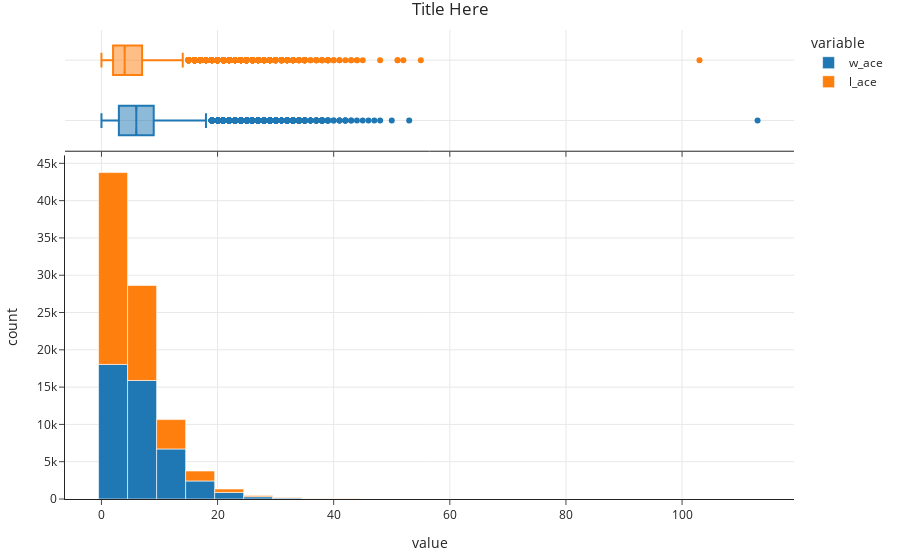

Here is the notebook cell this chart was saved with:
### Code cell
(
    matches_df
    .plot(kind='hist', x=['w_ace', 'l_ace'], marginal='box', nbins=40,
          title='Title Here')
)

### Figure 1 — Plotly figure (JSON) as saved in the notebook; plotly's stock layout.template omitted (floating-point values rounded to 4 significant figures; data arrays with more than 128 entries replaced by an {"elided": "..."} marker saying what was removed)
{"data": [{"alignmentgroup": "True", "bingroup": "x", "hovertemplate": "variable=w_ace<br>value=%{x}<br>count=%{y}<extra></extra>", "legendgroup": "w_ace", "marker": {"color": "#1F77B4", "pattern": {"shape": ""}}, "name": "w_ace", "nbinsx": 40, "offsetgroup": "w_ace", "orientation": "v", "showlegend": true, "type": "histogram", "x": {"elided": "50179 int values"}, "xaxis": "x", "yaxis": "y"}, {"alignmentgroup": "True", "hovertemplate": "variable=w_ace<br>value=%{x}<extra></extra>", "legendgroup": "w_ace", "marker": {"color": "#1F77B4"}, "name": "w_ace", "notched": true, "offsetgroup": "w_ace", "showlegend": false, "type": "box", "x": {"elided": "50179 int values"}, "xaxis": "x2", "yaxis": "y2"}, {"alignmentgroup": "True", "bingroup": "x", "hovertemplate": "variable=l_ace<br>value=%{x}<br>count=%{y}<extra></extra>", "legendgroup": "l_ace", "marker": {"color": "#FF7F0E", "pattern": {"shape": ""}}, "name": "l_ace", "nbinsx": 40, "offsetgroup": "l_ace", "orientation": "v", "showlegend": true, "type": "histogram", "x": {"elided": "50179 int values"}, "xaxis": "x", "yaxis": "y"}, {"alignmentgroup": "True", "hovertemplate": "variable=l_ace<br>value=%{x}<extra></extra>", "legendgroup": "l_ace", "marker": {"color": "#FF7F0E"}, "name": "l_ace", "notched": true, "offsetgroup": "l_ace", "showlegend": false, "type": "box", "x": {"elided": "50179 int values"}, "xaxis": "x2", "yaxis": "y2"}], "layout": {"barmode": "relative", "legend": {"title": {"text": "variable"}, "tracegroupgap": 0}, "title": {"text": "Title Here"}, "xaxis": {"anchor": "y", "domain": [0, 1], "title": {"text": "value"}}, "xaxis2": {"anchor": "y2", "domain": [0, 1], "matches": "x", "showticklabels": false}, "yaxis": {"anchor": "x", "domain": [0, 0.7326], "title": {"text": "count"}}, "yaxis2": {"anchor": "x2", "domain": [0.7426, 1], "matches": "y2", "showline": false, "showticklabels": false, "ticks": ""}}}
